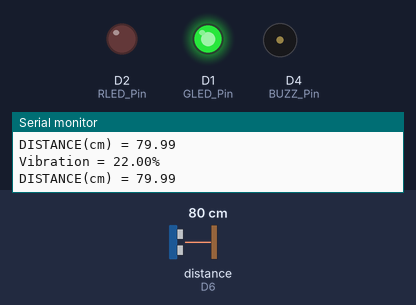
The sketch below on a simulated ESP8266 (NodeMCU). On the bench: output pins drawn as LEDs (lit = HIGH), buzzer (waves = sounding), the last lines printed to the serial monitor. Wiring (inferred from the names in the program): ultrasonic range finder: trigger D5; echo D6. Inputs (shaded band) come from the test bench; at power-on: distance to the obstacle (sensor on D6) 80 cm. The echo pulse lasts 58.3 µs per cm; pins used as bus, display or sensor lines are not drawn.

Above: at 1.2 s.
1.3 s: distance to the obstacle (sensor on D6) set to 56 cm
2.8 s: distance to the obstacle (sensor on D6) set to 45 cm
At 4.1 s:
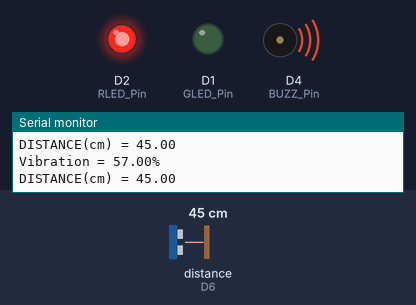
4.4 s: distance to the obstacle (sensor on D6) set to 60 cm
At 4.9 s:
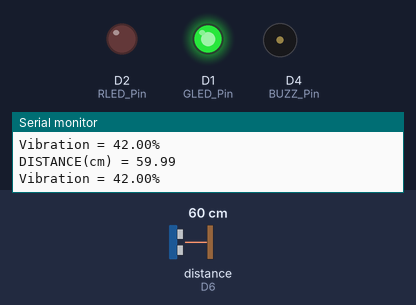
6.0 s: distance to the obstacle (sensor on D6) set to 2 cm
At 7.1 s:
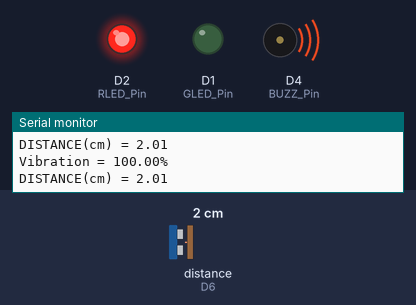
Timing chart, 0 to 8.6 s (numbered marks = the images above; inputs shaded):
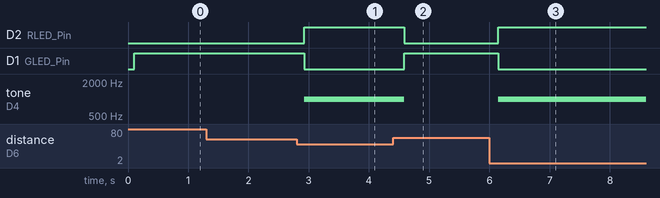

Measured:
- the behaviour switches between 51 and 50 cm on distance to the obstacle (sensor on D6) (found by bisection; images 0 and 1)
- after the input at 2.8 s, D2 (RLED_Pin): LOW → HIGH after 0.13 s; D1 (GLED_Pin): HIGH → LOW after 0.13 s; tone on D4 (BUZZ_Pin): silent → 1000 Hz after 0.13 s
- after the input at 4.4 s, D2 (RLED_Pin): HIGH → LOW after 0.18 s; D1 (GLED_Pin): LOW → HIGH after 0.18 s; tone on D4 (BUZZ_Pin): 1000 Hz → silent after 0.18 s
- after the input at 6.0 s, D2 (RLED_Pin): LOW → HIGH after 0.15 s; D1 (GLED_Pin): HIGH → LOW after 0.15 s; tone on D4 (BUZZ_Pin): silent → 1000 Hz after 0.15 s

The sketch:

Smart_Cane.ino
```cpp
//Defining constants
#define SOUND_VELOCITY 0.0343

//Defining pins
#define TRIG_Pin D5
#define ECHO_Pin D6
#define GLED_Pin D1
#define RLED_Pin D2
#define BUZZ_Pin D4

//Defining variables
float TIME, DIST_CM, VIB;

void setup()
{

  //Setting pin modes as I/P and O/P
  Serial.begin(115200);
  pinMode(TRIG_Pin,OUTPUT);
  pinMode(ECHO_Pin,INPUT);
  pinMode(BUZZ_Pin,OUTPUT);
  pinMode(GLED_Pin,OUTPUT);
  pinMode(RLED_Pin,OUTPUT);

}

void loop()
{

  //Clearing the trigger pin
  digitalWrite(TRIG_Pin,LOW);
  delayMicroseconds(2);

  /*Activating trigger pin for 10ms
    to send sonic burst            */
  digitalWrite(TRIG_Pin,HIGH);
  delayMicroseconds(10);
  digitalWrite(TRIG_Pin,LOW);

  /*Reading echo pin and assigning
    sound wave travel time(s)     */
  TIME = pulseIn(ECHO_Pin,HIGH);

  //Calculating and displaying distance in cm
  DIST_CM = TIME * SOUND_VELOCITY/2;
  Serial.print("DISTANCE(cm) = ");
  Serial.println(DIST_CM);
  delay(100);

  /*Checking distance and triggering
  buzzer and LED accordingly        */
  if(DIST_CM < 50)
  {
    tone(BUZZ_Pin,1000); //Buzzer ON
    digitalWrite(RLED_Pin,HIGH); //Red LED ON
    digitalWrite(GLED_Pin,LOW); //Green LED OFF
  }
  else
  {
    digitalWrite(GLED_Pin,HIGH); //Green LED
    digitalWrite(RLED_Pin,LOW); //Red LED OFF
    noTone(BUZZ_Pin);
  }

    //Mapping vibration with distance
  if(DIST_CM >=3 && DIST_CM <=100)
    VIB = map(DIST_CM,3,100,100,0);
  else
  {
    if(DIST_CM < 3)
      VIB = 100;
    else if(DIST_CM > 100)
      VIB = 0;
  }

  //Printing vibration percentage
  Serial.print("Vibration = ");
  Serial.print(VIB);
  Serial.println('%');
}
```
